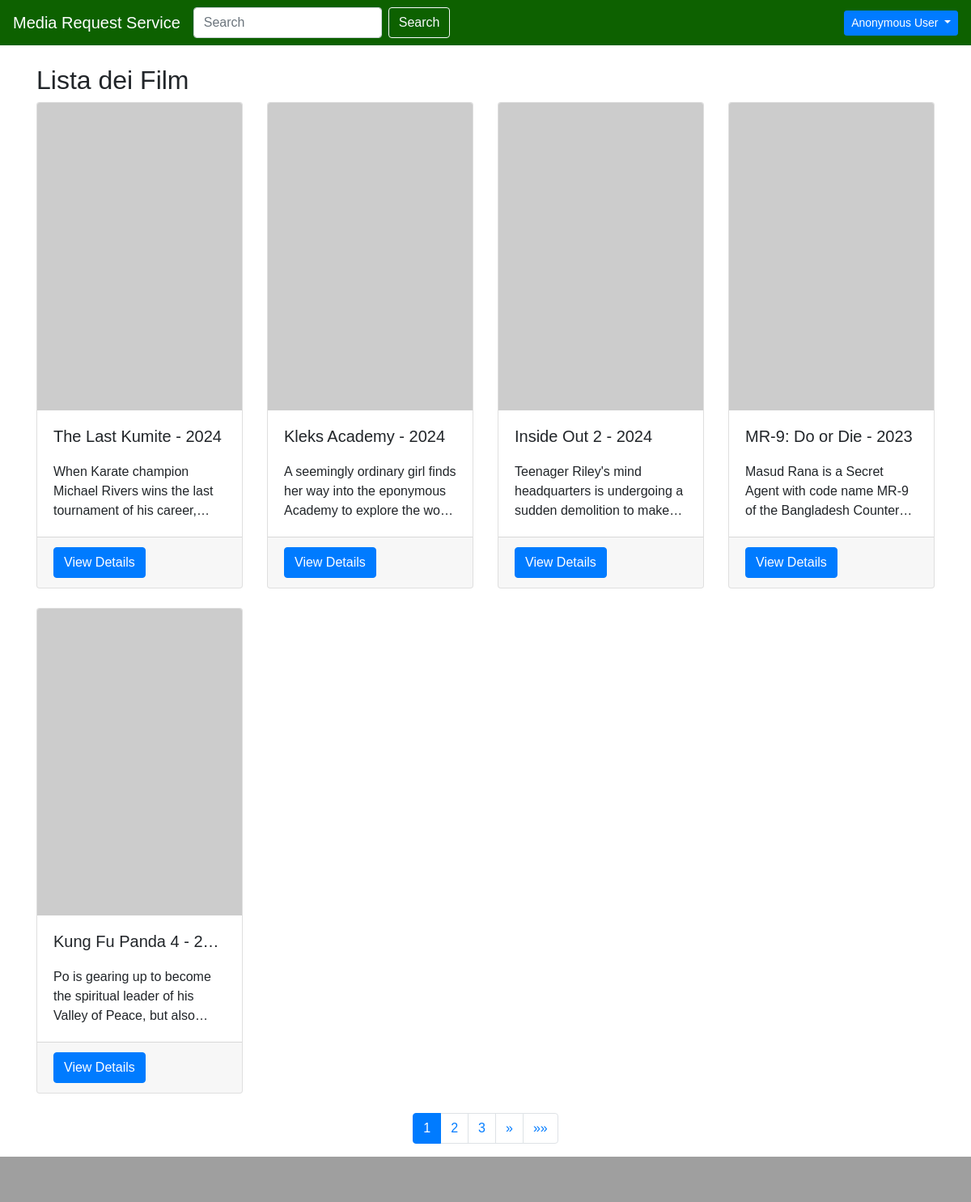
The page / on the database its author committed.
### movieapp/models.py (models this page shows, shortened)
class Movie(models.Model):
    tmdb_id = models.IntegerField(primary_key=True)  # useful to retrieve data from TMDB APIs
    title = models.CharField(max_length=100)
    year = models.IntegerField(null=True)
    description = models.TextField(max_length=1000)
    genre = models.CharField(max_length=100)
    available = models.BooleanField(default=False)
    @property
    def poster_url(self):
        api_key = '5dbf33ab1210565bba9d880c176bf3d8'
        base_url = f'https://api.themoviedb.org/3/movie/{self.tmdb_id}?api_key={api_key}'
        try:
            response = requests.get(base_url)
            data = response.json()
            if 'poster_path' in data and data['poster_path']:
                poster_path = data['poster_path']
                poster_url = f'https://image.tmdb.org/t/p/w154{poster_path}'
                return poster_url
            else:
                return None
        except requests.exceptions.RequestException as e:
            print('Error in API request:', e)
            return None
    class Meta:
        ordering = ["-pk"]
        verbose_name_plural = 'Movies'

### movieapp/views.py (the view)
# urls.py: path(r'', MovieListView.as_view(), name='home'),
class MovieListView(ListView):
    model = Movie
    template_name = 'movie_list.html'
    paginate_by = 5

### movieapp/templates/movie_list.html (shortened to what this page needs)
{% extends 'GPT_home.html' %}
{% block content %}
<div class="container mt-4">
    <h2>Lista dei Film</h2>
    <div class="row">
        {% for movie in page_obj %}
        <div class="col-lg-3 col-md-4 mb-4">
            <div class="card h-100" id="{{ movie.tmdb_id }}">
                {% if movie.poster_url %}
                <img src="{{ movie.poster_url }}" class="card-img-top" alt="Poster del film">
                {% else %}
                <img src="https://via.placeholder.com/300x450" class="card-img-top" alt="Immagine non disponibile">
                {% endif %}
                <div class="card-body">
                    <h5 class="card-title text-truncate">{{ movie.title }} - {{ movie.year }}</h5>
                    <p class="card-text multi-line-text-truncate">{{ movie.description }}</p>
                </div>
                <div class="card-footer">
                    <div class="d-flex justify-content-between align-items-center">
                        <a href="{% url 'movieapp:movie_detail' movie.pk page_obj.number %}" class="btn btn-primary">View Details</a>
                    </div>
                </div>
            </div>
        </div>
        {% endfor %}
    </div>
    {% include 'navigation/pagination_buttons.html' %}
</div>
{% endblock %}

### templates/GPT_home.html (style rules this page uses)
body { font-family: Arial, sans-serif; margin: 0; padding: 0; display: flex; flex-direction: column; min-height: 100vh; }
.multi-line-text-truncate { overflow: hidden; max-width: 400px; display: -webkit-box; -webkit-line-clamp: 3; -webkit-box-orient: vertical; margin: 20px auto; }

### rows shown on the page
Movie: title "The Last Kumite", year "2024", description "When Karate champion Michael Rivers wins the last tournament of his…"
Movie: title "Kleks Academy", year "2024", description "A seemingly ordinary girl finds her way into the eponymous Academy to explore the…"
Movie: title "Inside Out 2", year "2024", description "Teenager Riley's mind headquarters is undergoing a sudden demolition to…"
Movie: title "MR-9: Do or Die", year "2023", description "Masud Rana is a Secret Agent with code name MR-9 of the Bangladesh…"
Movie: title "Kung Fu Panda 4", year "2…", description "Po is gearing up to become the spiritual leader of his Valley of Peace, but…"

### other values the page prints
{{ num }} "1"
{{ num }} "2" "3"
